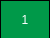
<?xml version="1.0" encoding="UTF-8"?>
<ui version="4.0">
 <class>OrderSelectionButton</class>
 <widget class="QWidget" name="OrderSelectionButton">
  <property name="geometry">
   <rect>
    <x>0</x>
    <y>0</y>
    <width>50</width>
    <height>38</height>
   </rect>
  </property>
  <property name="sizePolicy">
   <sizepolicy hsizetype="Expanding" vsizetype="Expanding">
    <horstretch>0</horstretch>
    <verstretch>0</verstretch>
   </sizepolicy>
  </property>
  <property name="minimumSize">
   <size>
    <width>50</width>
    <height>38</height>
   </size>
  </property>
  <property name="maximumSize">
   <size>
    <width>50</width>
    <height>38</height>
   </size>
  </property>
  <property name="windowTitle">
   <string>Form</string>
  </property>
  <layout class="QGridLayout" name="gridLayout">
   <property name="leftMargin">
    <number>0</number>
   </property>
   <property name="topMargin">
    <number>0</number>
   </property>
   <property name="rightMargin">
    <number>0</number>
   </property>
   <property name="bottomMargin">
    <number>0</number>
   </property>
   <property name="spacing">
    <number>0</number>
   </property>
   <item row="0" column="0">
    <widget class="QPushButton" name="button">
     <property name="sizePolicy">
      <sizepolicy hsizetype="Expanding" vsizetype="Expanding">
       <horstretch>0</horstretch>
       <verstretch>0</verstretch>
      </sizepolicy>
     </property>
     <property name="minimumSize">
      <size>
       <width>0</width>
       <height>38</height>
      </size>
     </property>
     <property name="maximumSize">
      <size>
       <width>60</width>
       <height>38</height>
      </size>
     </property>
     <property name="styleSheet">
      <string notr="true">QPushButton {
  border: 0.5px solid black;
  border-bottom: none;
  color: white;
  background-color: rgb(0, 153, 73);
  padding-left: 5px;
  padding-right: 5px;
}</string>
     </property>
     <property name="text">
      <string>1</string>
     </property>
    </widget>
   </item>
  </layout>
 </widget>
 <resources/>
 <connections/>
</ui>
